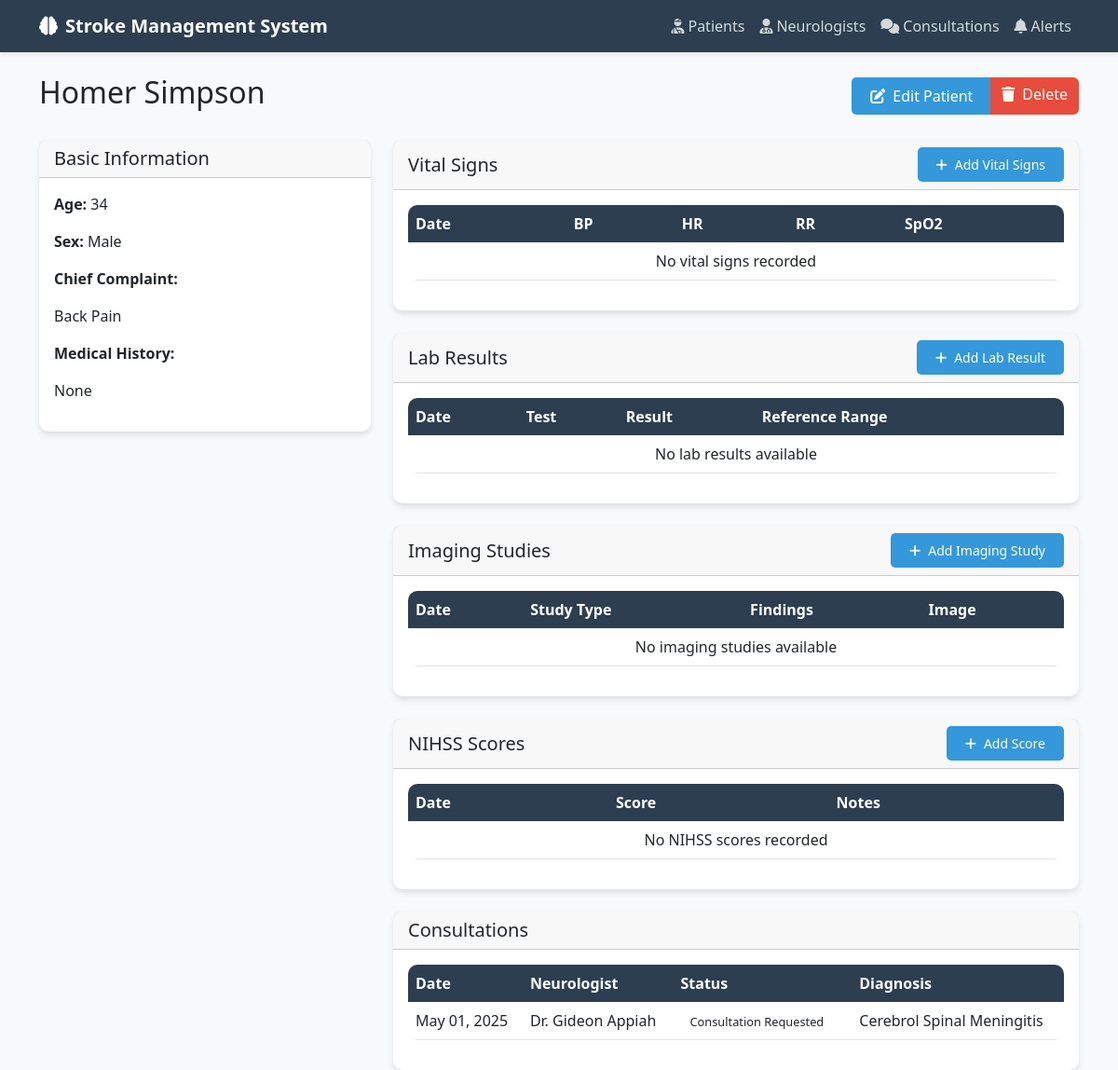
The page /patients/1/ (signed in) on the database its author committed.
### patients/models.py (models this page shows, shortened)
class Patient(models.Model):
    GENDER_CHOICES = [
        ('M', 'Male'),
        ('F', 'Female'),
        ('O', 'Other')
    ]
    name = models.CharField(max_length=100)
    age = models.IntegerField(validators=[MinValueValidator(0), MaxValueValidator(150)])
    sex = models.CharField(max_length=1, choices=GENDER_CHOICES)
    chief_complaint = models.TextField()
    medical_history = models.TextField()
    created_at = models.DateTimeField(auto_now_add=True)
    updated_at = models.DateTimeField(auto_now=True)

### neurologists/models.py (models this page shows, shortened)
class Consultation(models.Model):
    STATUS_CHOICES = [
        ('REQUESTED', 'Consultation Requested'),
        ('IN_PROGRESS', 'In Progress'),
        ('COMPLETED', 'Completed'),
        ('CANCELLED', 'Cancelled')
    ]
    patient = models.ForeignKey(Patient, on_delete=models.CASCADE, related_name='consultations')
    neurologist = models.ForeignKey(Neurologist, on_delete=models.CASCADE, related_name='consultations')
    status = models.CharField(max_length=20, choices=STATUS_CHOICES, default='REQUESTED')
    diagnosis = models.TextField(blank=True)
    recommendations = models.TextField(blank=True)
    created_at = models.DateTimeField(auto_now_add=True)
    updated_at = models.DateTimeField(auto_now=True)
    completed_at = models.DateTimeField(null=True, blank=True)
    class Meta:
        ordering = ['-created_at']

class Neurologist(models.Model):
    user = models.OneToOneField(User, on_delete=models.CASCADE)
    license_number = models.CharField(max_length=50, unique=True)
    phone_number = models.CharField(max_length=20)
    hospital_affiliation = models.CharField(max_length=200)
    is_available = models.BooleanField(default=True)
    created_at = models.DateTimeField(auto_now_add=True)
    updated_at = models.DateTimeField(auto_now=True)

### stroke_system/views.py (the view)
# urls.py: path('patients/<int:pk>/', patient_detail, name='patient_detail'),
@login_required
def patient_detail(request, pk):
    patient = Patient.objects.get(pk=pk)
    vital_signs = patient.vital_signs.all()
    lab_results = patient.lab_results.all()
    imaging_studies = patient.imaging_studies.all()
    nihss_scores = patient.nihss_scores.all()
    consultations = patient.consultations.all()
    context = {
        'patient': patient,
        'vital_signs': vital_signs,
        'lab_results': lab_results,
        'imaging_studies': imaging_studies,
        'nihss_scores': nihss_scores,
        'consultations': consultations,
    }
    return render(request, 'patients/detail.html', context)

### templates/patients/detail.html (shortened to what this page needs)
{% extends 'base.html' %}
{% block content %}
<div class="d-flex justify-content-between align-items-center mb-4">
    <h2>{{ patient.name }}</h2>
    <div class="btn-group">
        <a href="{% url 'admin:patients_patient_change' patient.pk %}" class="btn btn-primary">
            <i class="fas fa-edit me-2"></i>Edit Patient
        </a>
        <a href="{% url 'admin:patients_patient_delete' patient.pk %}" class="btn btn-danger">
            <i class="fas fa-trash me-2"></i>Delete
        </a>
    </div>
</div>
<div class="row">
    <div class="col-md-4">
        <div class="card mb-4">
            <div class="card-header">
                <h5 class="card-title mb-0">Basic Information</h5>
            </div>
            <div class="card-body">
                <p><strong>Age:</strong> {{ patient.age }}</p>
                <p><strong>Sex:</strong> {{ patient.get_sex_display }}</p>
                <p><strong>Chief Complaint:</strong></p>
                <p>{{ patient.chief_complaint }}</p>
                <p><strong>Medical History:</strong></p>
                <p>{{ patient.medical_history }}</p>
            </div>
        </div>
    </div>
    <div class="col-md-8">
        <div class="card mb-4">
            <div class="card-header d-flex justify-content-between align-items-center">
                <h5 class="card-title mb-0">Vital Signs</h5>
                <a href="{% url 'admin:patients_vitalsigns_add' %}?patient={{ patient.pk }}" class="btn btn-sm btn-primary">
                    <i class="fas fa-plus me-2"></i>Add Vital Signs
                </a>
            </div>
            <div class="card-body">
                <div class="table-responsive">
                    <table class="table">
                        <thead>
                            <tr>
                                <th>Date</th>
                                <th>BP</th>
                                <th>HR</th>
                                <th>RR</th>
                                <th>SpO2</th>
                            </tr>
                        </thead>
                        <tbody>
                            {% for vital in vital_signs %}
                            <tr>
                                <td>{{ vital.timestamp|date:"M d, Y H:i" }}</td>
                                <td>{{ vital.blood_pressure_systolic }}/{{ vital.blood_pressure_diastolic }}</td>
                                <td>{{ vital.heart_rate }}</td>
                                <td>{{ vital.respiratory_rate }}</td>
                                <td>{{ vital.oxygen_saturation }}%</td>
                            </tr>
                            {% empty %}
                            <tr>
                                <td colspan="5" class="text-center">No vital signs recorded</td>
                            </tr>
                            {% endfor %}
                        </tbody>
                    </table>
                </div>
            </div>
        </div>
        <div class="card mb-4">
            <div class="card-header d-flex justify-content-between align-items-center">
                <h5 class="card-title mb-0">Lab Results</h5>
                <a href="{% url 'admin:patients_labresult_add' %}?patient={{ patient.pk }}" class="btn btn-sm btn-primary">
                    <i class="fas fa-plus me-2"></i>Add Lab Result
                </a>
            </div>
            <div class="card-body">
                <div class="table-responsive">
                    <table class="table">
                        <thead>
                            <tr>
                                <th>Date</th>
                                <th>Test</th>
                                <th>Result</th>
                                <th>Reference Range</th>
                            </tr>
                        </thead>
                        <tbody>
                            {% for lab in lab_results %}
                            <tr>
                                <td>{{ lab.timestamp|date:"M d, Y" }}</td>
                                <td>{{ lab.test_name }}</td>
                                <td>{{ lab.result_value }} {{ lab.unit }}</td>
                                <td>{{ lab.reference_range }}</td>
                            </tr>
                            {% empty %}
                            <tr>
                                <td colspan="4" class="text-center">No lab results available</td>
                            </tr>
                            {% endfor %}
                        </tbody>
                    </table>
                </div>
            </div>
        </div>
        <div class="card mb-4">
            <div class="card-header d-flex justify-content-between align-items-center">
                <h5 class="card-title mb-0">Imaging Studies</h5>
                <a href="{% url 'admin:patients_imaging_add' %}?patient={{ patient.pk }}" class="btn btn-sm btn-primary">
                    <i class="fas fa-plus me-2"></i>Add Imaging Study
                </a>
            </div>
            <div class="card-body">
                <div class="table-responsive">
                    <table class="table">
                        <thead>
                            <tr>
                                <th>Date</th>
                                <th>Study Type</th>
                                <th>Findings</th>
                                <th>Image</th>
                            </tr>
                        </thead>
                        <tbody>
                            {% for imaging in imaging_studies %}
                            <tr>
                                <td>{{ imaging.timestamp|date:"M d, Y" }}</td>
                                <td>{{ imaging.study_type }}</td>
                                <td>{{ imaging.findings|truncatechars:50 }}</td>
                                <td>
                                    <a href="{{ imaging.image_url }}" target="_blank" class="btn btn-sm btn-primary">
                                        <i class="fas fa-image"></i>
                                    </a>
                                </td>
                            </tr>
                            {% empty %}
                            <tr>
                                <td colspan="4" class="text-center">No imaging studies available</td>
                            </tr>
                            {% endfor %}
                        </tbody>
                    </table>
                </div>
            </div>
        </div>
        <div class="card mb-4">
            <div class="card-header d-flex justify-content-between align-items-center">
                <h5 class="card-title mb-0">NIHSS Scores</h5>
                <a href="{% url 'admin:patients_nihssscore_add' %}?patient={{ patient.pk }}" class="btn btn-sm btn-primary">
                    <i class="fas fa-plus me-2"></i>Add Score
                </a>
            </div>
            <div class="card-body">
                <div class="table-responsive">
                    <table class="table">
                        <thead>
                            <tr>
                                <th>Date</th>
                                <th>Score</th>
                                <th>Notes</th>
                            </tr>
                        </thead>
                        <tbody>
                            {% for score in nihss_scores %}
                            <tr>
                                <td>{{ score.timestamp|date:"M d, Y" }}</td>
                                <td>{{ score.score }}</td>
                                <td>{{ score.notes|truncatechars:50 }}</td>
                            </tr>
                            {% empty %}
                            <tr>
                                <td colspan="3" class="text-center">No NIHSS scores recorded</td>
                            </tr>
                            {% endfor %}
                        </tbody>
                    </table>
                </div>
            </div>
        </div>
        <div class="card">
            <div class="card-header">
                <h5 class="card-title mb-0">Consultations</h5>
            </div>
            <div class="card-body">
                <div class="table-responsive">
                    <table class="table">
                        <thead>
                            <tr>
                                <th>Date</th>
                                <th>Neurologist</th>
                                <th>Status</th>
                                <th>Diagnosis</th>
                            </tr>
                        </thead>
                        <tbody>
                            {% for consultation in consultations %}
                            <tr>
                                <td>{{ consultation.created_at|date:"M d, Y" }}</td>
                                <td>Dr. {{ consultation.neurologist.user.get_full_name }}</td>
                                <td>
                                    <span class="status-badge status-{{ consultation.status|lower }}">
                                        {{ consultation.get_status_display }}
                                    </span>
                                </td>
                                <td>{{ consultation.diagnosis|truncatechars:50 }}</td>
                            </tr>
                            {% empty %}
                            <tr>
                                <td colspan="4" class="text-center">No consultations available</td>
                            </tr>
                            {% endfor %}
                        </tbody>
                    </table>
                </div>
            </div>
        </div>
    </div>
</div>
{% endblock %}

### templates/base.html (style rules this page uses)
:root { --primary-color: #2c3e50; --secondary-color: #3498db; --accent-color: #e74c3c; --light-bg: #f8f9fa; }
body { font-family: 'Segoe UI', Tahoma, Geneva, Verdana, sans-serif; background-color: var(--light-bg); }
.card { border: none; border-radius: 10px; box-shadow: 0 4px 6px rgba(0,0,0,0.1); transition: transform 0.3s; }
.btn-primary { background-color: var(--secondary-color); border: none; padding: 8px 20px; border-radius: 5px; }
.btn-danger { background-color: var(--accent-color); border: none; }
.table { background-color: white; border-radius: 10px; overflow: hidden; }
.table thead th { background-color: var(--primary-color); color: white; border: none; }
.status-badge { padding: 5px 10px; border-radius: 20px; font-size: 0.8rem; font-weight: 500; }

### rows shown on the page
Patient: name "Homer Simpson", age "34", sex "Male", chief_complaint "Back Pain", medical_history "None"
Consultation: created_at "May 01, 2025", neurologist.user.get_full_name "Gideon Appiah", status "Consultation Requested", diagnosis "Cerebrol Spinal Meningitis"
